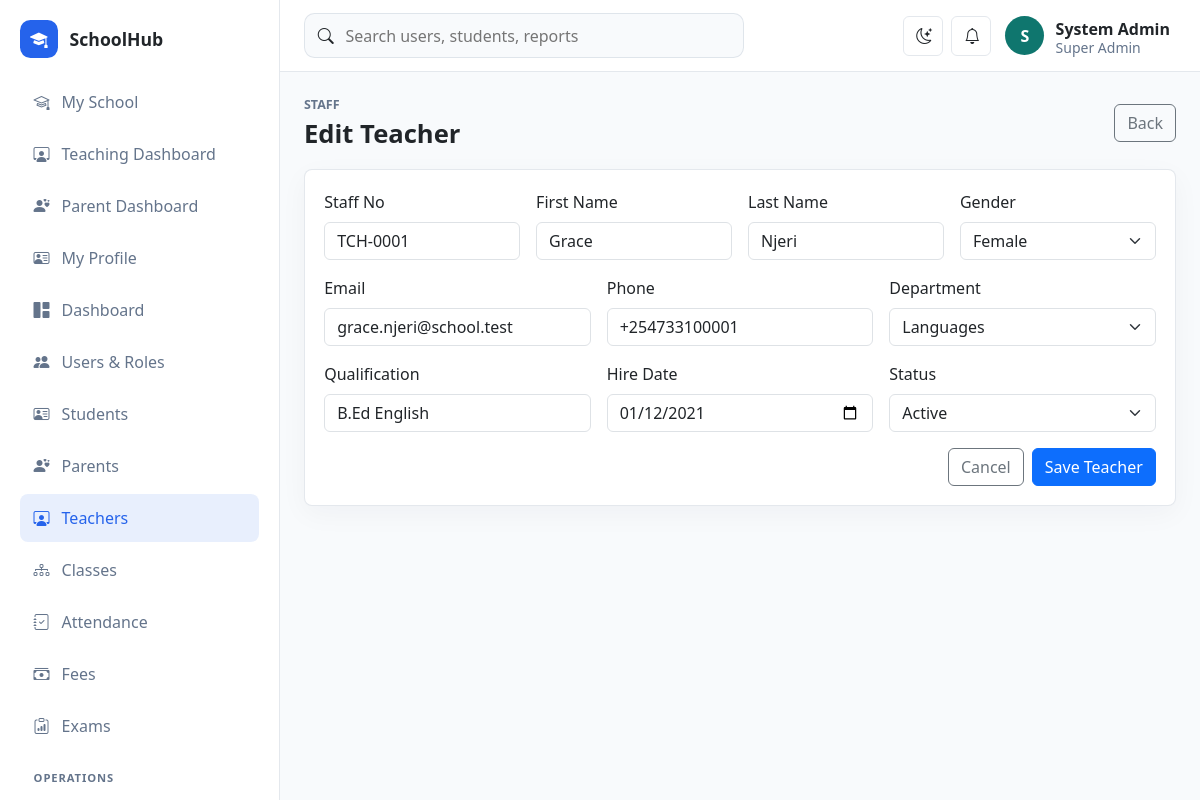
Screenshot of /school/public/teachers/edit?id=1 (signed in) with the database file from the repository.
### tables this page shows
CREATE TABLE teachers (
    id BIGINT UNSIGNED AUTO_INCREMENT PRIMARY KEY,
    department_id BIGINT UNSIGNED NULL,
    staff_no VARCHAR(60) NOT NULL UNIQUE,
    first_name VARCHAR(100) NOT NULL,
    last_name VARCHAR(100) NOT NULL,
    email VARCHAR(190) NOT NULL UNIQUE,
    phone VARCHAR(40) NULL,
    gender ENUM('male', 'female', 'other') NOT NULL,
    qualification VARCHAR(190) NULL,
    hire_date DATE NULL,
    status ENUM('active', 'leave', 'inactive') NOT NULL DEFAULT 'active',
    created_at TIMESTAMP DEFAULT CURRENT_TIMESTAMP,
    CONSTRAINT fk_teachers_department FOREIGN KEY (department_id) REFERENCES departments(id) ON DELETE SET NULL
);

CREATE TABLE departments (
    id BIGINT UNSIGNED AUTO_INCREMENT PRIMARY KEY,
    name VARCHAR(120) NOT NULL UNIQUE,
    code VARCHAR(30) NOT NULL UNIQUE,
    created_at TIMESTAMP DEFAULT CURRENT_TIMESTAMP
);

### app/Core/View.php (called while the page is built, shortened)
<?php
final class View
{
    public static function render(string $view, array $data = [], string $layout = 'app'): void
    {
        extract($data, EXTR_SKIP);
        $viewFile = dirname(__DIR__) . "/Views/{$view}.php";
        require $viewFile;
    }
}

### app/Controllers/TeacherController.php (called while the page is built, shortened)
<?php
final class TeacherController
{
    public function edit(): void
    {
        $teacher = Teacher::find((int)Request::input('id'));
        View::render('teachers/form', ['title' => 'Edit Teacher', 'teacher' => $teacher, 'departments' => Lookup::departments(), 'errors' => []]);
    }
}

### app/Core/Router.php (called while the page is built, shortened)
<?php
final class Router
{
    private array $routes = [];
    public function get(string $path, array $handler): void
    {
        $this->routes['GET'][$this->normalize($path)] = $handler;
    }
    public function post(string $path, array $handler): void
    {
        $this->routes['POST'][$this->normalize($path)] = $handler;
    }
    public function dispatch(): void
    {
        $method = Request::method();
        $path = Request::path();
        $handler = $this->routes[$method][$path] ?? null;
        [$class, $action] = $handler;
        (new $class())->{$action}();
    }
    private function normalize(string $path): string
    {
        return '/' . trim($path, '/');
    }
}

### public/index.php (called while the page is built, shortened)
<?php
spl_autoload_register(function (string $class): void {
    $prefix = 'App\\';
    $relative = str_replace('\\', '/', substr($class, strlen($prefix)));
    $file = dirname(__DIR__) . '/app/' . $relative . '.php';
});
require dirname(__DIR__) . '/app/Core/helpers.php';
$config = require dirname(__DIR__) . '/config/app.php';
$router = new Router();
$router->get('/', [DashboardController::class, 'index']);
$router->get('/login', [AuthController::class, 'showLogin']);
$router->post('/login', [AuthController::class, 'login']);
$router->post('/logout', [AuthController::class, 'logout']);
$router->get('/dashboard', [DashboardController::class, 'index']);
$router->get('/users', [UserController::class, 'index']);
$router->get('/users/create', [UserController::class, 'create']);
$router->post('/users', [UserController::class, 'store']);
$router->get('/users/edit', [UserController::class, 'edit']);
$router->post('/users/update', [UserController::class, 'update']);
$router->post('/users/delete', [UserController::class, 'destroy']);
$router->get('/students', [StudentController::class, 'index']);
$router->get('/students/create', [StudentController::class, 'create']);
$router->post('/students', [StudentController::class, 'store']);
$router->get('/students/edit', [StudentController::class, 'edit']);
$router->post('/students/update', [StudentController::class, 'update']);
$router->post('/students/delete', [StudentController::class, 'destroy']);
$router->get('/student-portal', [StudentPortalController::class, 'index']);
$router->get('/teacher-portal', [TeacherPortalController::class, 'index']);
$router->post('/teacher-portal/announcement', [TeacherPortalController::class, 'announce']);
$router->get('/parent-portal', [ParentPortalController::class, 'index']);
$router->get('/teachers', [TeacherController::class, 'index']);
$router->get('/teachers/create', [TeacherController::class, 'create']);
$router->post('/teachers', [TeacherController::class, 'store']);
$router->get('/teachers/edit', [TeacherController::class, 'edit']);
$router->post('/teachers/update', [TeacherController::class, 'update']);
$router->post('/teachers/delete', [TeacherController::class, 'destroy']);
$router->get('/parents', [ParentController::class, 'index']);
$router->get('/parents/create', [ParentController::class, 'create']);
$router->post('/parents', [ParentController::class, 'store']);
$router->get('/parents/edit', [ParentController::class, 'edit']);
$router->post('/parents/update', [ParentController::class, 'update']);
$router->post('/parents/delete', [ParentController::class, 'destroy']);
$router->get('/classes', [ClassController::class, 'index']);
$router->get('/classes/create', [ClassController::class, 'create']);
$router->post('/classes', [ClassController::class, 'store']);
$router->get('/classes/edit', [ClassController::class, 'edit']);
$router->post('/classes/update', [ClassController::class, 'update']);
$router->post('/classes/delete', [ClassController::class, 'destroy']);
$router->get('/attendance', [AttendanceController::class, 'index']);
$router->post('/attendance', [AttendanceController::class, 'store']);
$router->get('/fees', [FeeController::class, 'index']);
$router->post('/fees/invoice', [FeeController::class, 'invoice']);
$router->post('/fees/payment', [FeeController::class, 'payment']);
$router->get('/exams', [ExamController::class, 'index']);
$router->post('/exams/exam', [ExamController::class, 'exam']);
$router->post('/exams/result', [ExamController::class, 'result']);
$router->get('/operations', [OperationsController::class, 'index']);
$router->get('/operations/form', [OperationsController::class, 'form']);
$router->post('/operations/save', [OperationsController::class, 'save']);
$router->post('/operations/delete', [OperationsController::class, 'destroy']);
$router->get('/reports', [ReportController::class, 'index']);
$router->dispatch();

### config/database.php (called while the page is built)
<?php
return [
    'host' => '127.0.0.1',
    'port' => '3306',
    'database' => 'schoolhub',
    'username' => 'root',
    'password' => '',
    'charset' => 'utf8mb4',
];

### app/Core/Database.php (called while the page is built, shortened)
<?php
final class Database
{
    private static ?PDO $connection = null;
    public static function connection(): PDO
    {
        if (self::$connection !== null) {
            return self::$connection;
        }
        $config = require dirname(__DIR__, 2) . '/config/database.php';
        $dsn = sprintf(
            'mysql:host=%s;port=%s;dbname=%s;charset=%s',
            $config['host'],
            $config['port'],
            $config['database'],
            $config['charset']
        );
        try {
            self::$connection = new PDO($dsn, $config['username'], $config['password'], [
                PDO::ATTR_ERRMODE => PDO::ERRMODE_EXCEPTION,
                PDO::ATTR_DEFAULT_FETCH_MODE => PDO::FETCH_ASSOC,
                PDO::ATTR_EMULATE_PREPARES => false,
            ]);
        } catch (PDOException $exception) {
            http_response_code(500);
            exit('Database connection failed. Check config/database.php and import database/schema.sql.');
        }
        return self::$connection;
    }
}

### app/Models/Teacher.php (called while the page is built, shortened)
<?php
final class Teacher
{
    public static function find(int $id): ?array
    {
        $stmt = Database::connection()->prepare('SELECT * FROM teachers WHERE id = :id');
        $stmt->execute(['id' => $id]);
        return $stmt->fetch() ?: null;
    }
}

### app/Core/Request.php (called while the page is built, shortened)
<?php
final class Request
{
    public static function path(): string
    {
        $path = parse_url($_SERVER['REQUEST_URI'] ?? '/', PHP_URL_PATH) ?: '/';
        $base = rtrim((require dirname(__DIR__, 2) . '/config/app.php')['base_url'], '/');
        if ($base !== '' && str_starts_with($path, $base)) {
            $path = substr($path, strlen($base)) ?: '/';
        }
        return '/' . trim($path, '/');
    }
    public static function input(string $key, mixed $default = null): mixed
    {
        return $_POST[$key] ?? $_GET[$key] ?? $default;
    }
}

### config/app.php (called while the page is built)
<?php
return [
    'name' => 'SchoolHub',
    'base_url' => '/school/public',
    'timezone' => 'Africa/Nairobi',
    'session_name' => 'schoolhub_session',
    'debug' => true,
];

### app/Core/helpers.php (called while the page is built, shortened)
<?php
function app_config(string $key, mixed $default = null): mixed
{
    static $config = null;
    $config ??= require dirname(__DIR__, 2) . '/config/app.php';
    return $config[$key] ?? $default;
}
function url(string $path = ''): string
{
    return rtrim(app_config('base_url'), '/') . '/' . ltrim($path, '/');
}
function e(mixed $value): string
{
    return htmlspecialchars((string)$value, ENT_QUOTES, 'UTF-8');
}

### app/Models/Lookup.php (called while the page is built, shortened)
<?php
final class Lookup
{
    public static function departments(): array
    {
        return Database::connection()->query('SELECT id, name FROM departments ORDER BY name')->fetchAll();
    }
}

### app/Views/teachers/form.php (the view, shortened to what this page needs)
<?php $isEdit = !empty($teacher['id']); ?>
<div class="page-heading"><div><p class="eyebrow">Staff</p><h1><?= $isEdit ? 'Edit Teacher' : 'Create Teacher' ?></h1></div><a class="btn btn-outline-secondary" href="<?= e(url('/teachers')) ?>">Back</a></div>
<section class="panel"><form class="row g-3" method="post" action="<?= e($isEdit ? url('/teachers/update') : url('/teachers')) ?>">
<div class="col-md-3"><label class="form-label">Staff No</label><input class="form-control" name="staff_no" value="<?= e($teacher['staff_no'] ?? '') ?>"></div>
<div class="col-md-3"><label class="form-label">First Name</label><input class="form-control" name="first_name" value="<?= e($teacher['first_name'] ?? '') ?>"></div>
<div class="col-md-3"><label class="form-label">Last Name</label><input class="form-control" name="last_name" value="<?= e($teacher['last_name'] ?? '') ?>"></div>
<div class="col-md-3"><label class="form-label">Gender</label><select class="form-select" name="gender"><?php foreach (['male','female','other'] as $value): ?><option value="<?= e($value) ?>" <?= ($teacher['gender'] ?? '') === $value ? 'selected' : '' ?>><?= e(ucfirst($value)) ?></option><?php endforeach; ?></select></div>
<div class="col-md-4"><label class="form-label">Email</label><input class="form-control" type="email" name="email" value="<?= e($teacher['email'] ?? '') ?>"></div>
<div class="col-md-4"><label class="form-label">Phone</label><input class="form-control" name="phone" value="<?= e($teacher['phone'] ?? '') ?>"></div>
<div class="col-md-4"><label class="form-label">Department</label><select class="form-select" name="department_id"><option value="">Unassigned</option><?php foreach ($departments as $department): ?><option value="<?= e($department['id']) ?>" <?= (string)($teacher['department_id'] ?? '') === (string)$department['id'] ? 'selected' : '' ?>><?= e($department['name']) ?></option><?php endforeach; ?></select></div>
<div class="col-md-4"><label class="form-label">Qualification</label><input class="form-control" name="qualification" value="<?= e($teacher['qualification'] ?? '') ?>"></div>
<div class="col-md-4"><label class="form-label">Hire Date</label><input class="form-control" type="date" name="hire_date" value="<?= e($teacher['hire_date'] ?? '') ?>"></div>
<div class="col-md-4"><label class="form-label">Status</label><select class="form-select" name="status"><?php foreach (['active','leave','inactive'] as $value): ?><option value="<?= e($value) ?>" <?= ($teacher['status'] ?? 'active') === $value ? 'selected' : '' ?>><?= e(ucfirst($value)) ?></option><?php endforeach; ?></select></div>
<div class="col-12 d-flex justify-content-end gap-2"><a class="btn btn-outline-secondary" href="<?= e(url('/teachers')) ?>">Cancel</a><button class="btn btn-primary">Save Teacher</button></div></form></section>

### public/assets/css/app.css (style rules this page uses)
:root { --sidebar-width: 280px; --border-color: rgba(148, 163, 184, .25); --surface: #ffffff; --muted-surface: #f8fafc; --text-soft: #64748b; }
body { background: var(--muted-surface); color: var(--bs-body-color); }
.page-heading { display: flex; justify-content: space-between; align-items: center; gap: 1rem; margin-bottom: 1.25rem; }
.page-heading h1 { margin: 0; font-size: clamp(1.6rem, 2vw, 2.2rem); font-weight: 800; }
.eyebrow { margin: 0 0 .25rem; color: var(--text-soft); font-size: .78rem; text-transform: uppercase; font-weight: 800; }
.metric-card, .panel { background: var(--surface); border: 1px solid var(--border-color); border-radius: .5rem; box-shadow: 0 8px 28px rgba(15, 23, 42, .04); }
.panel { padding: 1.2rem; }

### rows the page displays
teachers: staff_no "TCH-0001", first_name "Grace", last_name "Njeri", gender "Female", email "grace.njeri@school.test", phone "+254733100001", department_id "Languages", qualification "B.Ed English", hire_date "01/12/2021", status "Active"

### other values shown
app_config('name') "SchoolHub"
substr(current_user()['name'] ?? 'U', 0, 1) "S"
current_user()['name'] "System Admin"
current_user()['role'] "Super Admin"
